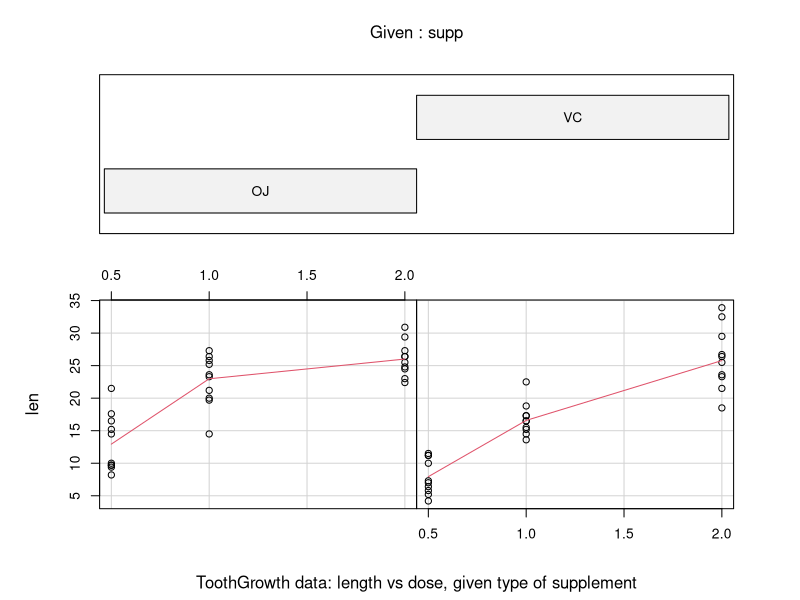
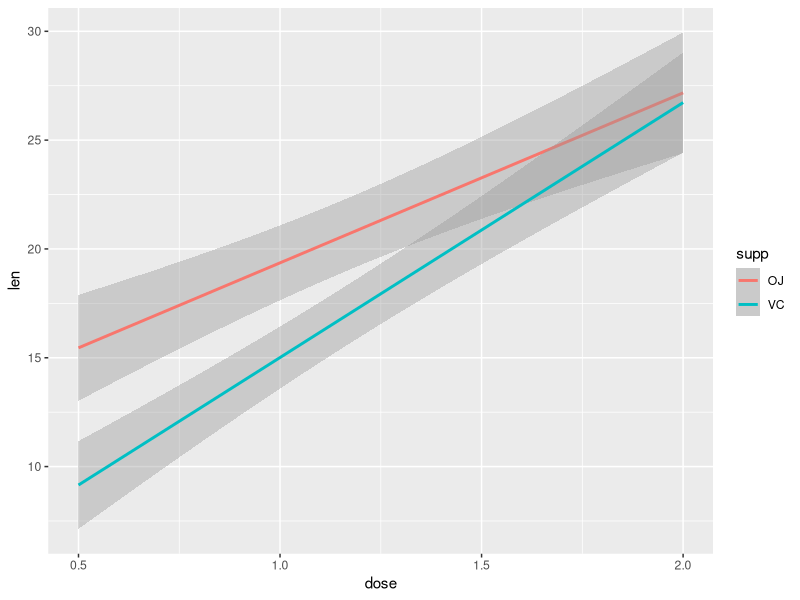

R code for these plots, in order:
library(datasets)
library(ggplot2)

summary(ToothGrowth)

require(graphics)
coplot(len ~ dose | supp, data = ToothGrowth, panel = panel.smooth, 
       xlab = "ToothGrowth data: length vs dose, given type of supplement")

g<-ggplot(ToothGrowth, aes(x=dose, y=len, color=supp))
g<-g+geom_smooth(method="lm")
print(g)